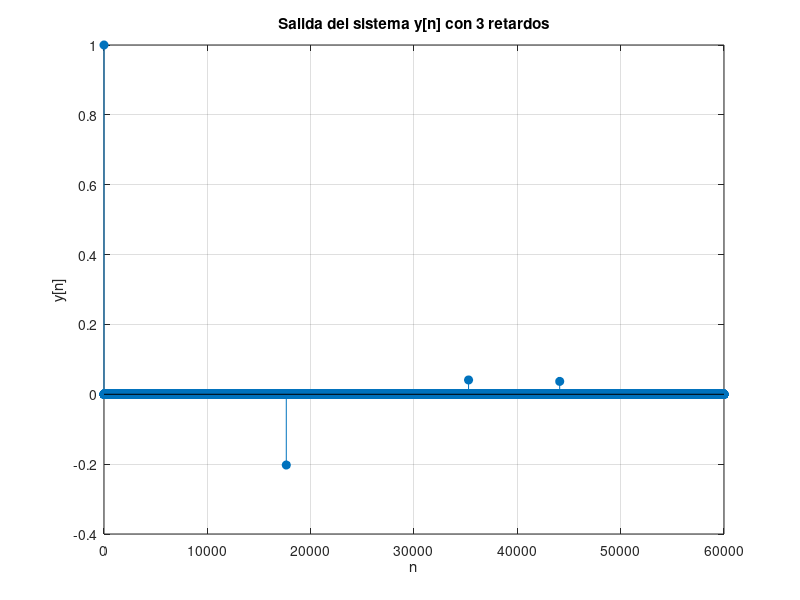

MATLAB code to generate this figure:
##clear all; close all; clc;
##
##% Función del filtro compensador
##function y = filtro_compensador(x, beta1, beta2, n1, n2)
##    % Inicializar la salida con los mismos valores que la entrada
##    y = x;
##
##    % Aplicar el primer retardo
##    if n1 > 0
##        y(n1+1:end) = y(n1+1:end) - beta1 * x(1:end-n1);
##    end
##
##    % Aplicar el segundo retardo
##    if n2 > 0
##        y(n2+1:end) = y(n2+1:end) - beta2 * x(1:end-n2);
##    end
##end
##
##% Definir la entrada x[n] (impulso en n=0, n=8820 y n=17640)
##x = zeros(1, 60000);
##x(1) = 1;               % Impulso en n=0
##x(8821) = 0.45;         % Impulso desplazado en n=8820
##x(17641) = 0.2025;      % Impulso desplazado en n=17640
##
##% Aplicar el filtro compensador
##y = filtro_compensador(x, 0.45, 0.2025, 8820, 17640);
##
##% Graficar la señal de salida y[n]
##figure;
##stem(0:59999, y, 'filled');
##xlabel('n');
##ylabel('y[n]');
##title('Salida del sistema y[n]');
##grid on;

clear all; close all; clc;

% Función del filtro compensador con 3 retardos
function y = filtro_compensador_3(x, beta1, beta2, beta3, n1, n2, n3)
    % Inicializar la salida con los mismos valores que la entrada
    y = x;

    % Aplicar el primer retardo
    if n1 > 0
        y(n1+1:end) = y(n1+1:end) - beta1 * x(1:end-n1);
    end

    % Aplicar el segundo retardo
    if n2 > 0
        y(n2+1:end) = y(n2+1:end) - beta2 * x(1:end-n2);
    end

    % Aplicar el tercer retardo
    if n3 > 0
        y(n3+1:end) = y(n3+1:end) - beta3 * x(1:end-n3);
    end
end

% Definir la entrada x[n] (impulso en n=0, n=8820, n=17640, y un tercer eco)
x = zeros(1, 60000);
x(1) = 1;                % Impulso en n=0
x(8821) = 0.45;          % Impulso desplazado en n=8820
x(17641) = 0.2025;       % Impulso desplazado en n=17640

% Aplicar el filtro compensador con 3 retardos
y = filtro_compensador_3(x, 0.45, 0.2025, -0.18225, 8820, 17640, 26460);

% Graficar la señal de salida y[n]
figure;
stem(0:59999, y, 'filled');
xlabel('n');
ylabel('y[n]');
title('Salida del sistema y[n] con 3 retardos');
grid on;


